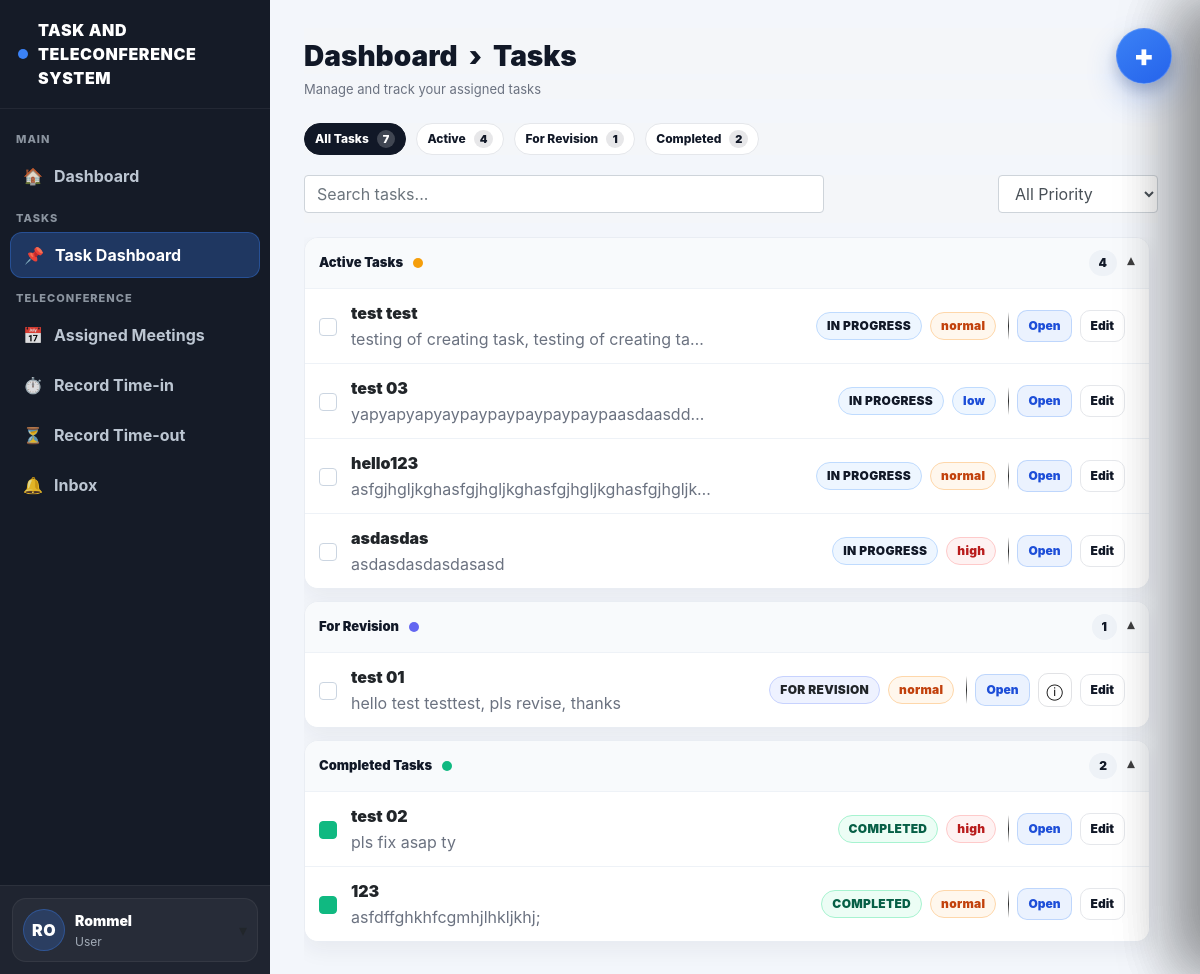
Page /task-dashboard (signed in) on the committed database.
### website/models.py (models this page shows, shortened)
class User(db.Model, UserMixin):
    id = db.Column(db.Integer, primary_key=True)
    email = db.Column(db.String(150), unique=True)
    password = db.Column(db.String(150))
    firstname = db.Column(db.String(150))
    is_admin = db.Column(db.Boolean, default=False)
    role = db.Column(db.String(20), default="user")
    notes = db.relationship('Note')
    notifications = db.relationship('Notification', lazy=True, cascade="all, delete-orphan")

class Task(db.Model):
    id = db.Column(db.Integer, primary_key=True)
    title = db.Column(db.String(200), nullable=False)
    description = db.Column(db.Text)
    assigned_to = db.Column(db.Integer, db.ForeignKey('user.id'))
    assigned_user = db.relationship('User', foreign_keys=[assigned_to])
    status = db.Column(db.String(50), default="assigned")
    priority = db.Column(db.String(20), default="normal")
    deadline = db.Column(db.DateTime)
    file_path = db.Column(db.String(300))
    last_edited_by = db.Column(db.Integer, nullable=True)
    last_edited_at = db.Column(db.DateTime, server_default=func.now(), onupdate=func.now())
    created_at = db.Column(db.DateTime(timezone=True), server_default=func.now())

### website/views.py (the view)
@views.route('/task-dashboard')
@login_required
def task_dashboard():
    if current_user.is_admin:
        tasks = Task.query.order_by(Task.created_at.desc()).all()
    else:
        tasks = Task.query.all()
    unread_count = Notification.query.filter_by(user_id=current_user.id, is_read=False).count()
    return render_template(
        "task_dashboard.html",
        user=current_user,
        tasks=tasks,
        unread_count=unread_count
    )

### website/templates/task_dashboard.html (shortened to what this page needs)
{% extends "base.html" %}
{% block content %}
<div class="main-inner">
  <h1 class="td-title">Dashboard &nbsp;›&nbsp; Tasks</h1>
  <div class="td-sub">Manage and track your assigned tasks</div>
  {% set all_count = tasks|length if tasks else 0 %}
  {% set revision_tasks = tasks|selectattr("status","equalto","for_revision")|list if tasks else [] %}
  {% set revision_count = revision_tasks|length %}
  {% set completed_tasks = tasks|selectattr("status","equalto","completed")|list if tasks else [] %}
  {% set completed_count = completed_tasks|length %}
  {% set active_tasks = tasks|rejectattr("status","equalto","completed")
                            |rejectattr("status","equalto","for_revision")
                            |list if tasks else [] %}
  {% set active_count = active_tasks|length %}
  <div class="td-pills">
    <button class="pill-tab active" type="button" data-filter="all">
      All Tasks <span class="pill-count">{{ all_count }}</span>
    </button>
    <button class="pill-tab" type="button" data-filter="active">
      Active <span class="pill-count">{{ active_count }}</span>
    </button>
    <button class="pill-tab" type="button" data-filter="revision">
      For Revision <span class="pill-count">{{ revision_count }}</span>
    </button>
    <button class="pill-tab" type="button" data-filter="completed">
      Completed <span class="pill-count">{{ completed_count }}</span>
    </button>
  </div>
  <div class="td-toolbar">
    <input id="taskSearch" class="form-control td-search" placeholder="Search tasks..." />
    <select id="priorityFilter" class="form-control td-filter" style="width:160px;">
      <option value="all">All Priority</option>
    </select>
  </div>
  <div class="scroll">
    <div class="sec open" data-section="active">
      <button class="sec-h" type="button">
        <div class="sec-h-left">
          <span class="sec-title">Active Tasks</span>
          <span class="sec-badge badge-active"></span>
        </div>
        <div style="display:flex; align-items:center; gap:10px;">
          <span class="sec-count">{{ active_count }}</span>
          <span class="sec-caret">▾</span>
        </div>
      </button>
      <div class="sec-body">
        {% if active_tasks and active_tasks|length > 0 %}
          {% for task in active_tasks %}
            <div class="task-row task-item"
                 id="task-{{ task.id }}"
                 data-task-id="{{ task.id }}"
                 data-status="{{ task.status }}"
                 data-title="{{ (task.title ~ ' ' ~ (task.description or ''))|lower }}"
                 data-priority="{{ (task.priority or 'normal')|lower if task.priority is defined else 'normal' }}">
              <div class="task-left">
                <div class="task-check"></div>
                <div class="task-info">
                  <a class="task-title-link"
                     href="{{ url_for('views.task_dashboard') }}?focus={{ task.id }}#task-{{ task.id }}"
                     data-focus-task="{{ task.id }}">
                    {{ task.title }}
                  </a>
                  <div class="task-meta">
                    {{ task.description }}
                  </div>
                </div>
                <div class="task-tags">
                  <span class="status st-active">{{ task.status|replace("_"," ")|upper }}</span>
                  {% set pr = (task.priority or 'normal')|lower %}
                  <span class="prio prio-{{ pr }}">{{ pr|upper }}</span>
                </div>
              </div>
              <div class="task-right">
                <div class="task-actions">
                  <button type="button" class="btn-mini" data-open-task="{{ task.id }}">Open</button>
                  <button type="button" class="btn-mini ghost" data-edit-task="{{ task.id }}">Edit</button>
                </div>
              </div>
            </div>
          {% endfor %}
        {% else %}
          <div style="padding:12px 14px; color:#6b7280;">No active tasks.</div>
        {% endif %}
      </div>
    </div>
    <div class="sec open" data-section="revision">
      <button class="sec-h" type="button">
        <div class="sec-h-left">
          <span class="sec-title">For Revision</span>
          <span class="sec-badge" style="background:#6366f1;"></span>
        </div>
        <div style="display:flex; align-items:center; gap:10px;">
          <span class="sec-count">{{ revision_count }}</span>
          <span class="sec-caret">▾</span>
        </div>
      </button>
      <div class="sec-body">
        {% if revision_tasks and revision_tasks|length > 0 %}
          {% for task in revision_tasks %}
            <div class="task-row task-item"
                 id="task-{{ task.id }}"
                 data-task-id="{{ task.id }}"
                 data-status="{{ task.status }}"
                 data-title="{{ (task.title ~ ' ' ~ (task.description or ''))|lower }}"
                 data-priority="{{ (task.priority or 'normal')|lower }}">
              <div class="task-left">
                <div class="task-check"></div>
                <div class="task-info">
                  <a class="task-title-link"
                     href="{{ url_for('views.task_dashboard') }}?focus={{ task.id }}#task-{{ task.id }}"
                     data-focus-task="{{ task.id }}">
                    {{ task.title }}
                  </a>
                  <div class="task-meta">{{ task.description }}</div>
                </div>
                <div class="task-tags">
                  <span class="status" style="background:#eef2ff;border-color:#c7d2fe;">
                    {{ task.status|replace("_"," ")|upper }}
                  </span>
                  {% set pr = (task.priority or 'normal')|lower %}
                  <span class="prio prio-{{ pr }}">{{ pr|upper }}</span>
                </div>
              </div>
              <div class="task-right">
                <div class="task-actions">
                  <button type="button" class="btn-mini" data-open-task="{{ task.id }}">Open</button>
                  <button type="button"
                          class="btn-icon ghost"
                          title="Details"
                          aria-label="Details"
                          data-focus-task="{{ task.id }}">
                    ⓘ
                  </button>
                  <button type="button" class="btn-mini ghost" data-edit-task="{{ task.id }}">Edit</button>
                </div>
              </div>
            </div>
          {% endfor %}
        {% else %}
          <div style="padding:12px 14px; color:#6b7280;">No tasks for revision.</div>
        {% endif %}
      </div>
    </div>
    <div class="sec open" data-section="completed">
      <button class="sec-h" type="button">
        <div class="sec-h-left">
          <span class="sec-title">Completed Tasks</span>
          <span class="sec-badge badge-done"></span>
        </div>
        <div style="display:flex; align-items:center; gap:10px;">
          <span class="sec-count">{{ completed_count }}</span>
          <span class="sec-caret">▾</span>
        </div>
      </button>
      <div class="sec-body">
        {% if completed_tasks and completed_tasks|length > 0 %}
          {% for task in completed_tasks %}
            <div class="task-row task-item"
                 id="task-{{ task.id }}"
                 data-task-id="{{ task.id }}"
                 data-status="{{ task.status }}"
                 data-title="{{ (task.title ~ ' ' ~ (task.description or ''))|lower }}"
                 data-priority="{{ (task.priority or 'normal')|lower }}">
              <div class="task-left">
                <div class="task-check" style="background:#10b981; border-color:#10b981;"></div>
                <div class="task-info">
                  <a class="task-title-link"
                     href="{{ url_for('views.task_dashboard') }}?focus={{ task.id }}#task-{{ task.id }}"
                     data-focus-task="{{ task.id }}">
                    {{ task.title }}
                  </a>
                  <div class="task-meta">{{ task.description }}</div>
                </div>
                <div class="task-tags">
                  <span class="status st-done">{{ task.status|replace("_"," ")|upper }}</span>
                  {% set pr = (task.priority or 'normal')|lower %}
                  <span class="prio prio-{{ pr }}">{{ pr|upper }}</span>
                </div>
              </div>
              <div class="task-right">
                <div class="task-actions">
                  <button type="button" class="btn-mini" data-open-task="{{ task.id }}">Open</button>
                  <button type="button" class="btn-mini ghost" data-edit-task="{{ task.id }}">Edit</button>
                </div>
              </div>
            </div>
          {% endfor %}
        {% else %}
          <div style="padding:12px 14px; color:#6b7280;">No completed tasks yet.</div>
        {% endif %}
      </div>
    </div>
    <br><br>
  </div>
</div>
<button type="button" class="fab-task" id="openTaskDrawer" aria-label="Create task">
  <span class="fab-plus">+</span>
</button>
{% endblock %}

### website/templates/base.html (shortened to what this page needs)
<!DOCTYPE html>
<html>
<head>
  <link
    rel="stylesheet"
    href="https://stackpath.bootstrapcdn.com/bootstrap/4.4.1/css/bootstrap.min.css"
  />
  <link
    rel="stylesheet"
    href="https://stackpath.bootstrapcdn.com/font-awesome/4.7.0/css/font-awesome.min.css"
  />
  <link rel="stylesheet" href="{{ url_for('static', filename='styles.css') }}">
</head>
<body>
<div class="app-shell">
  <aside class="sidebar-dark">
    <div class="sidebar-brand">
      <span class="dot"></span>
      TASK AND TELECONFERENCE SYSTEM
    </div>
    <div class="sidebar-nav">
      <div class="sidebar-section">MAIN</div>
      <a class="sidebar-link {% if request.endpoint == 'views.user_dashboard' %}active{% endif %}"
         href="{{ url_for('views.user_dashboard') }}">
        <span class="sidebar-icon">🏠</span> Dashboard
      </a>
      <div class="sidebar-section">TASKS</div>
      <a class="sidebar-link {% if request.endpoint == 'views.task_dashboard' %}active{% endif %}"
         href="{{ url_for('views.task_dashboard') }}">
        <span class="sidebar-icon">📌</span> Task Dashboard
      </a>
      <div class="sidebar-section">TELECONFERENCE</div>
      <a class="sidebar-link {% if request.endpoint == 'views.assigned_meetings' %}active{% endif %}"
         href="{{ url_for('views.assigned_meetings') }}">
        <span class="sidebar-icon">📅</span> Assigned Meetings
      </a>
      <a class="sidebar-link {% if request.endpoint == 'views.record_timein' %}active{% endif %}"
         href="{{ url_for('views.record_timein') }}">
        <span class="sidebar-icon">⏱</span> Record Time-in
      </a>
      <a class="sidebar-link {% if request.endpoint == 'views.record_timeout' %}active{% endif %}"
         href="{{ url_for('views.record_timeout') }}">
        <span class="sidebar-icon">⏳</span> Record Time-out
      </a>
      <a class="sidebar-link {% if request.endpoint == 'views.inbox' %}active{% endif %}"
         href="{{ url_for('views.inbox') }}">
        <span class="sidebar-icon">🔔</span> Inbox
      </a>
    </div>
    {% if current_user.is_authenticated %}
    <div class="sidebar-footer">
      {% set parts = (current_user.firstname or '').split() %}
      {% set first = parts[0] if parts|length > 0 else '' %}
      {% set last = parts[-1] if parts|length > 1 else '' %}
      {% set initials = (first[:1] ~ (last[:1] if last else (first[1:2] if first|length > 1 else ''))).upper() %}
      <div class="user-box" id="userBox">
        <button class="user-trigger" type="button" id="userToggle">
          <div class="user-row">
            <div class="user-avatar">{{ initials }}</div>
            <div>
              <div class="user-name">{{ current_user.firstname }}</div>
              <div class="user-sub">User</div>
            </div>
          </div>
          <div class="caret">▾</div>
        </button>
      </div>
    </div>
    {% endif %}
  </aside>
  <main class="main-area">
    <div class="content-wrap">
      {% block content %}{% endblock %}
    </div>
  </main>
</div>
</body>
</html>

### website/templates/task_dashboard.html (style rules this page uses)
.main-inner { display:flex; flex-direction:column; height:100vh; overflow:hidden; }
.td-title, .td-sub, .td-pills, .td-toolbar { position: sticky; top: 0; z-index: 20; background: #f4f6f9; }
.td-title { padding-top: 12px; }
.td-toolbar { padding-bottom: 10px; }
.scroll { flex:1; overflow-y:auto; padding-right:8px; }
.task-title-link { display:inline-block; margin:0; font-weight:900; color:inherit; text-decoration:none; cursor:pointer; }
.btn-icon { width:34px; height:34px; border-radius:10px; border:1px solid rgba(15,23,42,.12); background:#fff; display:inline-flex; align-items:center; justify-content:center; cursor:pointer; padding:0; line-height:1; }
.btn-icon.ghost { background:transparent; }

### rows in the picture
User: firstname "Rommel"
Task: title "test test", description "testing of creating task, testing of creating ta…", status "IN PROGRESS", priority "normal"
Task: title "test 03", description "yapyapyapyaypaypaypaypaypaypaasdaasdd…", status "IN PROGRESS", priority "low"
Task: title "hello123", description "asfgjhgljkghasfgjhgljkghasfgjhgljkghasfgjhgljk…", status "IN PROGRESS", priority "normal"
Task: title "asdasdas", description "asdasdasdasdasasd", status "IN PROGRESS", priority "high"
Task: title "test 01", description "hello test testtest, pls revise, thanks", status "FOR REVISION", priority "normal"
Task: title "test 02", description "pls fix asap ty", status "COMPLETED", priority "high"
Task: title "123", description "asfdffghkhfcgmhjlhkljkhj;", status "COMPLETED", priority "normal"

### other values in the picture
{{ initials }} "RO"
{{ all_count }} "7"
{{ active_count }} "4"
{{ revision_count }} "1"
{{ completed_count }} "2"
